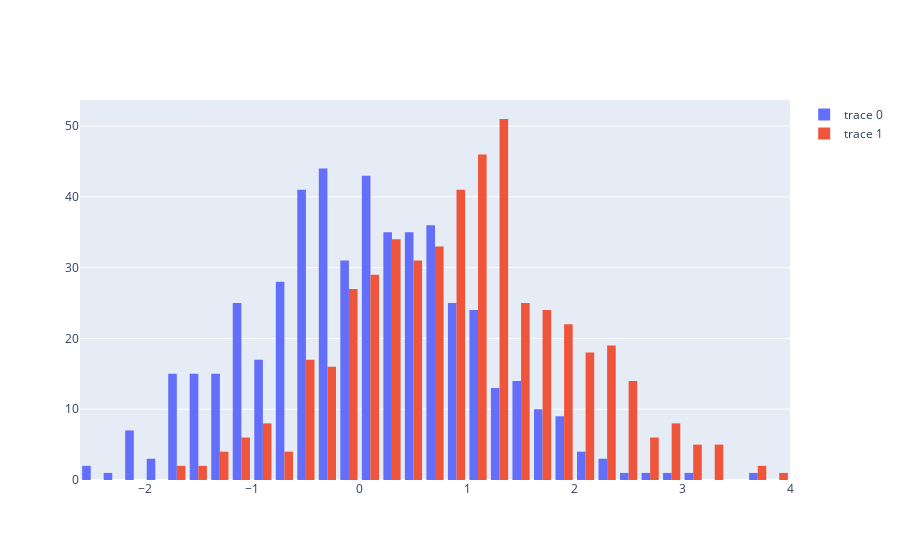

Notebook code cell kept with this figure:
### Code cell
fig = go.Figure()
fig.add_trace(go.Histogram(x=x))
fig.add_trace(go.Histogram(x=x1))
fig.show()

### Figure 1 — Plotly figure (JSON) as saved in the notebook; plotly's stock layout.template omitted (floating-point values rounded to 4 significant figures; data arrays with more than 128 entries replaced by an {"elided": "..."} marker saying what was removed)
{"data": [{"type": "histogram", "x": {"elided": "500 float values"}}, {"type": "histogram", "x": {"elided": "500 float values"}}], "layout": {}}
